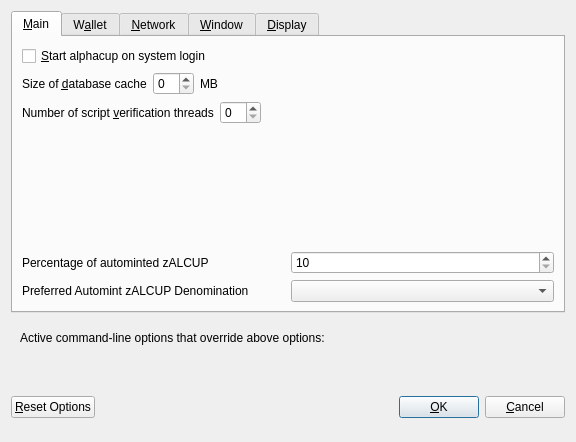
<?xml version="1.0" encoding="UTF-8"?>
<ui version="4.0">
 <class>OptionsDialog</class>
 <widget class="QDialog" name="OptionsDialog">
  <property name="geometry">
   <rect>
    <x>0</x>
    <y>0</y>
    <width>576</width>
    <height>442</height>
   </rect>
  </property>
  <property name="windowTitle">
   <string>Options</string>
  </property>
  <property name="modal">
   <bool>true</bool>
  </property>
  <layout class="QVBoxLayout" name="verticalLayout">
   <item>
    <widget class="QTabWidget" name="tabWidget">
     <property name="currentIndex">
      <number>0</number>
     </property>
     <widget class="QWidget" name="tabMain">
      <attribute name="title">
       <string>&amp;Main</string>
      </attribute>
      <layout class="QVBoxLayout" name="verticalLayout_Main">
       <item>
        <widget class="QCheckBox" name="bitcoinAtStartup">
         <property name="toolTip">
          <string>Automatically start alphacup after logging in to the system.</string>
         </property>
         <property name="text">
          <string>&amp;Start alphacup on system login</string>
         </property>
        </widget>
       </item>
       <item>
        <layout class="QHBoxLayout" name="horizontalLayout_2_Main">
         <item>
          <widget class="QLabel" name="databaseCacheLabel">
           <property name="text">
            <string>Size of &amp;database cache</string>
           </property>
           <property name="textFormat">
            <enum>Qt::PlainText</enum>
           </property>
           <property name="buddy">
            <cstring>databaseCache</cstring>
           </property>
          </widget>
         </item>
         <item>
          <widget class="QSpinBox" name="databaseCache"/>
         </item>
         <item>
          <widget class="QLabel" name="databaseCacheUnitLabel">
           <property name="text">
            <string>MB</string>
           </property>
           <property name="textFormat">
            <enum>Qt::PlainText</enum>
           </property>
          </widget>
         </item>
         <item>
          <spacer name="horizontalSpacer_2_Main">
           <property name="orientation">
            <enum>Qt::Horizontal</enum>
           </property>
           <property name="sizeHint" stdset="0">
            <size>
             <width>40</width>
             <height>20</height>
            </size>
           </property>
          </spacer>
         </item>
        </layout>
       </item>
       <item>
        <layout class="QHBoxLayout" name="horizontalLayout_3_Main">
         <item>
          <widget class="QLabel" name="threadsScriptVerifLabel">
           <property name="text">
            <string>Number of script &amp;verification threads</string>
           </property>
           <property name="textFormat">
            <enum>Qt::PlainText</enum>
           </property>
           <property name="buddy">
            <cstring>threadsScriptVerif</cstring>
           </property>
          </widget>
         </item>
         <item>
          <widget class="QSpinBox" name="threadsScriptVerif">
           <property name="toolTip">
            <string>(0 = auto, &lt;0 = leave that many cores free)</string>
           </property>
          </widget>
         </item>
         <item>
          <spacer name="horizontalSpacer_3_Main">
           <property name="orientation">
            <enum>Qt::Horizontal</enum>
           </property>
           <property name="sizeHint" stdset="0">
            <size>
             <width>40</width>
             <height>20</height>
            </size>
           </property>
          </spacer>
         </item>
        </layout>
       </item>
       <item>
        <spacer name="verticalSpacer_2">
         <property name="orientation">
          <enum>Qt::Vertical</enum>
         </property>
         <property name="sizeHint" stdset="0">
          <size>
           <width>20</width>
           <height>40</height>
          </size>
         </property>
        </spacer>
       </item>
       <item>
        <layout class="QHBoxLayout" name="horizontalLayout_3">
         <item>
          <widget class="QLabel" name="percentage_label">
           <property name="toolTip">
            <string>Percentage of incoming ALCUP which get automatically converted to zALCUP via Zerocoin Protocol (min: 10%)</string>
           </property>
           <property name="text">
            <string>Percentage of autominted zALCUP</string>
           </property>
          </widget>
         </item>
         <item>
          <widget class="QSpinBox" name="zeromintPercentage">
           <property name="minimum">
            <number>10</number>
           </property>
           <property name="maximum">
            <number>100</number>
           </property>
          </widget>
         </item>
        </layout>
       </item>
       <item>
        <layout class="QHBoxLayout" name="horizontalLayout" stretch="0,0">
         <property name="sizeConstraint">
          <enum>QLayout::SetFixedSize</enum>
         </property>
         <item>
          <widget class="QLabel" name="labelPreferredDenom">
           <property name="maximumSize">
            <size>
             <width>16777215</width>
             <height>16777215</height>
            </size>
           </property>
           <property name="toolTip">
            <string>Wait with automatic conversion to Zerocoin until enough ALCUP for this denomination is available</string>
           </property>
           <property name="text">
            <string>Preferred Automint zALCUP Denomination</string>
           </property>
          </widget>
         </item>
         <item>
          <widget class="QComboBox" name="preferredDenom">
           <property name="maximumSize">
            <size>
             <width>16777215</width>
             <height>27</height>
            </size>
           </property>
           <property name="toolTip">
            <string>Wait with automatic conversion to Zerocoin until enough ALCUP for this denomination is available</string>
           </property>
           <property name="maxVisibleItems">
            <number>9</number>
           </property>
           <property name="maxCount">
            <number>9</number>
           </property>
          </widget>
         </item>
        </layout>
       </item>
      </layout>
     </widget>
     <widget class="QWidget" name="tabWallet">
      <attribute name="title">
       <string>W&amp;allet</string>
      </attribute>
      <layout class="QVBoxLayout" name="verticalLayout_Wallet">
       <item>
        <widget class="QGroupBox" name="groupBox">
         <property name="title">
          <string>Expert</string>
         </property>
         <layout class="QVBoxLayout" name="verticalLayout_2">
          <item>
           <widget class="QCheckBox" name="coinControlFeatures">
            <property name="toolTip">
             <string>Whether to show coin control features or not.</string>
            </property>
            <property name="text">
             <string>Enable coin &amp;control features</string>
            </property>
           </widget>
          </item>
          <item>
           <widget class="QCheckBox" name="showMasternodesTab">
            <property name="toolTip">
             <string>Show additional tab listing all your masternodes in first sub-tab&lt;br/&gt;and all masternodes on the network in second sub-tab.</string>
            </property>
            <property name="text">
             <string>Show Masternodes Tab</string>
            </property>
           </widget>
          </item>
          <item>
           <widget class="QCheckBox" name="spendZeroConfChange">
            <property name="toolTip">
             <string>If you disable the spending of unconfirmed change, the change from a transaction&lt;br/&gt;cannot be used until that transaction has at least one confirmation.&lt;br/&gt;This also affects how your balance is computed.</string>
            </property>
            <property name="text">
             <string>&amp;Spend unconfirmed change</string>
            </property>
           </widget>
          </item>
         </layout>
        </widget>
       </item>
       <item>
        <spacer name="verticalSpacer_Wallet">
         <property name="orientation">
          <enum>Qt::Vertical</enum>
         </property>
         <property name="sizeHint" stdset="0">
          <size>
           <width>20</width>
           <height>40</height>
          </size>
         </property>
        </spacer>
       </item>
      </layout>
     </widget>
     <widget class="QWidget" name="tabNetwork">
      <attribute name="title">
       <string>&amp;Network</string>
      </attribute>
      <layout class="QVBoxLayout" name="verticalLayout_Network">
       <item>
        <widget class="QCheckBox" name="mapPortUpnp">
         <property name="toolTip">
          <string>Automatically open the alphacup client port on the router. This only works when your router supports UPnP and it is enabled.</string>
         </property>
         <property name="text">
          <string>Map port using &amp;UPnP</string>
         </property>
        </widget>
       </item>
       <item>
        <widget class="QCheckBox" name="allowIncoming">
         <property name="toolTip">
          <string>Accept connections from outside</string>
         </property>
         <property name="text">
          <string>Allow incoming connections</string>
         </property>
        </widget>
       </item>
       <item>
        <widget class="QCheckBox" name="connectSocks">
         <property name="toolTip">
          <string>Connect to the alphacup network through a SOCKS5 proxy.</string>
         </property>
         <property name="text">
          <string>&amp;Connect through SOCKS5 proxy (default proxy):</string>
         </property>
        </widget>
       </item>
       <item>
        <layout class="QHBoxLayout" name="horizontalLayout_1_Network">
         <item>
          <widget class="QLabel" name="proxyIpLabel">
           <property name="text">
            <string>Proxy &amp;IP:</string>
           </property>
           <property name="textFormat">
            <enum>Qt::PlainText</enum>
           </property>
           <property name="buddy">
            <cstring>proxyIp</cstring>
           </property>
          </widget>
         </item>
         <item>
          <widget class="QValidatedLineEdit" name="proxyIp">
           <property name="minimumSize">
            <size>
             <width>140</width>
             <height>0</height>
            </size>
           </property>
           <property name="maximumSize">
            <size>
             <width>140</width>
             <height>16777215</height>
            </size>
           </property>
           <property name="toolTip">
            <string>IP address of the proxy (e.g. IPv4: 127.0.0.1 / IPv6: ::1)</string>
           </property>
          </widget>
         </item>
         <item>
          <widget class="QLabel" name="proxyPortLabel">
           <property name="text">
            <string>&amp;Port:</string>
           </property>
           <property name="textFormat">
            <enum>Qt::PlainText</enum>
           </property>
           <property name="buddy">
            <cstring>proxyPort</cstring>
           </property>
          </widget>
         </item>
         <item>
          <widget class="QLineEdit" name="proxyPort">
           <property name="minimumSize">
            <size>
             <width>55</width>
             <height>0</height>
            </size>
           </property>
           <property name="maximumSize">
            <size>
             <width>55</width>
             <height>16777215</height>
            </size>
           </property>
           <property name="toolTip">
            <string>Port of the proxy (e.g. 9050)</string>
           </property>
          </widget>
         </item>
         <item>
          <spacer name="horizontalSpacer_1_Network">
           <property name="orientation">
            <enum>Qt::Horizontal</enum>
           </property>
           <property name="sizeHint" stdset="0">
            <size>
             <width>40</width>
             <height>20</height>
            </size>
           </property>
          </spacer>
         </item>
        </layout>
       </item>
       <item>
        <spacer name="verticalSpacer_Network">
         <property name="orientation">
          <enum>Qt::Vertical</enum>
         </property>
         <property name="sizeHint" stdset="0">
          <size>
           <width>20</width>
           <height>40</height>
          </size>
         </property>
        </spacer>
       </item>
      </layout>
     </widget>
     <widget class="QWidget" name="tabWindow">
      <attribute name="title">
       <string>&amp;Window</string>
      </attribute>
      <layout class="QVBoxLayout" name="verticalLayout_Window">
       <item>
        <widget class="QCheckBox" name="minimizeToTray">
         <property name="toolTip">
          <string>Show only a tray icon after minimizing the window.</string>
         </property>
         <property name="text">
          <string>&amp;Minimize to the tray instead of the taskbar</string>
         </property>
        </widget>
       </item>
       <item>
        <widget class="QCheckBox" name="minimizeOnClose">
         <property name="toolTip">
          <string>Minimize instead of exit the application when the window is closed. When this option is enabled, the application will be closed only after selecting Quit in the menu.</string>
         </property>
         <property name="text">
          <string>M&amp;inimize on close</string>
         </property>
        </widget>
       </item>
       <item>
        <spacer name="verticalSpacer_Window">
         <property name="orientation">
          <enum>Qt::Vertical</enum>
         </property>
         <property name="sizeHint" stdset="0">
          <size>
           <width>20</width>
           <height>40</height>
          </size>
         </property>
        </spacer>
       </item>
      </layout>
     </widget>
     <widget class="QWidget" name="tabDisplay">
      <attribute name="title">
       <string>&amp;Display</string>
      </attribute>
      <layout class="QVBoxLayout" name="verticalLayout_Display">
       <item>
        <layout class="QHBoxLayout" name="horizontalLayout_1_Display">
         <item>
          <widget class="QLabel" name="langLabel">
           <property name="text">
            <string>User Interface &amp;language:</string>
           </property>
           <property name="textFormat">
            <enum>Qt::PlainText</enum>
           </property>
           <property name="buddy">
            <cstring>lang</cstring>
           </property>
          </widget>
         </item>
         <item>
          <widget class="QValueComboBox" name="lang">
           <property name="toolTip">
            <string>The user interface language can be set here. This setting will take effect after restarting alphacup.</string>
           </property>
          </widget>
         </item>
        </layout>
       </item>
       <item>
        <widget class="QLabel" name="label_3">
         <property name="toolTip">
          <string notr="true"/>
         </property>
         <property name="statusTip">
          <string notr="true"/>
         </property>
         <property name="whatsThis">
          <string notr="true"/>
         </property>
         <property name="accessibleName">
          <string notr="true"/>
         </property>
         <property name="text">
          <string>Language missing or translation incomplete? Help contributing translations here:
https://www.transifex.com/alphacup-project/alphacup-project-translations</string>
         </property>
         <property name="wordWrap">
          <bool>true</bool>
         </property>
         <property name="openExternalLinks">
          <bool>true</bool>
         </property>
         <property name="textInteractionFlags">
          <set>Qt::TextBrowserInteraction</set>
         </property>
        </widget>
       </item>
       <item>
        <layout class="QHBoxLayout" name="horizontalLayout_4_Display" stretch="0,0">
         <item>
          <widget class="QLabel" name="themeLabel">
           <property name="text">
            <string>User Interface Theme:</string>
           </property>
          </widget>
         </item>
         <item>
          <widget class="QValueComboBox" name="theme"/>
         </item>
        </layout>
       </item>
       <item>
        <widget class="Line" name="line">
         <property name="orientation">
          <enum>Qt::Horizontal</enum>
         </property>
        </widget>
       </item>
       <item>
        <layout class="QHBoxLayout" name="horizontalLayout_2_Display">
         <item>
          <widget class="QLabel" name="unitLabel">
           <property name="text">
            <string>&amp;Unit to show amounts in:</string>
           </property>
           <property name="textFormat">
            <enum>Qt::PlainText</enum>
           </property>
           <property name="buddy">
            <cstring>unit</cstring>
           </property>
          </widget>
         </item>
         <item>
          <widget class="QValueComboBox" name="unit">
           <property name="toolTip">
            <string>Choose the default subdivision unit to show in the interface and when sending coins.</string>
           </property>
          </widget>
         </item>
        </layout>
       </item>
       <item>
        <layout class="QHBoxLayout" name="horizontalLayout_5_Display">
         <item>
          <widget class="QLabel" name="digitsLabel">
           <property name="text">
            <string>Decimal digits</string>
           </property>
          </widget>
         </item>
         <item>
          <widget class="QValueComboBox" name="digits"/>
         </item>
        </layout>
       </item>
       <item>
        <layout class="QHBoxLayout" name="horizontalLayout_3_Display">
         <item>
          <widget class="QLabel" name="thirdPartyTxUrlsLabel">
           <property name="toolTip">
            <string>Third party URLs (e.g. a block explorer) that appear in the transactions tab as context menu items. %s in the URL is replaced by transaction hash. Multiple URLs are separated by vertical bar |.</string>
           </property>
           <property name="text">
            <string>Third party transaction URLs</string>
           </property>
           <property name="buddy">
            <cstring>thirdPartyTxUrls</cstring>
           </property>
          </widget>
         </item>
         <item>
          <widget class="QLineEdit" name="thirdPartyTxUrls">
           <property name="toolTip">
            <string>Third party URLs (e.g. a block explorer) that appear in the transactions tab as context menu items. %s in the URL is replaced by transaction hash. Multiple URLs are separated by vertical bar |.</string>
           </property>
          </widget>
         </item>
        </layout>
       </item>
       <item>
        <spacer name="verticalSpacer">
         <property name="orientation">
          <enum>Qt::Vertical</enum>
         </property>
         <property name="sizeHint" stdset="0">
          <size>
           <width>20</width>
           <height>40</height>
          </size>
         </property>
        </spacer>
       </item>
      </layout>
     </widget>
    </widget>
   </item>
   <item>
    <widget class="QFrame" name="frame">
     <layout class="QVBoxLayout" name="verticalLayout_Bottom">
      <item>
       <layout class="QHBoxLayout" name="horizontalLayout_Bottom">
        <item>
         <widget class="QLabel" name="overriddenByCommandLineInfoLabel">
          <property name="text">
           <string>Active command-line options that override above options:</string>
          </property>
          <property name="textFormat">
           <enum>Qt::PlainText</enum>
          </property>
         </widget>
        </item>
        <item>
         <spacer name="horizontalSpacer_Bottom">
          <property name="orientation">
           <enum>Qt::Horizontal</enum>
          </property>
          <property name="sizeHint" stdset="0">
           <size>
            <width>40</width>
            <height>20</height>
           </size>
          </property>
         </spacer>
        </item>
       </layout>
      </item>
      <item>
       <widget class="QLabel" name="overriddenByCommandLineLabel">
        <property name="text">
         <string/>
        </property>
        <property name="textFormat">
         <enum>Qt::PlainText</enum>
        </property>
        <property name="wordWrap">
         <bool>true</bool>
        </property>
       </widget>
      </item>
     </layout>
    </widget>
   </item>
   <item>
    <layout class="QHBoxLayout" name="horizontalLayout_Buttons">
     <item>
      <widget class="QPushButton" name="resetButton">
       <property name="toolTip">
        <string>Reset all client options to default.</string>
       </property>
       <property name="text">
        <string>&amp;Reset Options</string>
       </property>
       <property name="autoDefault">
        <bool>false</bool>
       </property>
      </widget>
     </item>
     <item>
      <spacer name="horizontalSpacer_1">
       <property name="orientation">
        <enum>Qt::Horizontal</enum>
       </property>
       <property name="sizeHint" stdset="0">
        <size>
         <width>40</width>
         <height>48</height>
        </size>
       </property>
      </spacer>
     </item>
     <item>
      <widget class="QLabel" name="statusLabel">
       <property name="minimumSize">
        <size>
         <width>200</width>
         <height>0</height>
        </size>
       </property>
       <property name="font">
        <font>
         <weight>75</weight>
         <bold>true</bold>
        </font>
       </property>
       <property name="text">
        <string/>
       </property>
       <property name="textFormat">
        <enum>Qt::PlainText</enum>
       </property>
       <property name="wordWrap">
        <bool>true</bool>
       </property>
      </widget>
     </item>
     <item>
      <spacer name="horizontalSpacer_2">
       <property name="orientation">
        <enum>Qt::Horizontal</enum>
       </property>
       <property name="sizeHint" stdset="0">
        <size>
         <width>40</width>
         <height>48</height>
        </size>
       </property>
      </spacer>
     </item>
     <item>
      <widget class="QPushButton" name="okButton">
       <property name="text">
        <string>&amp;OK</string>
       </property>
       <property name="autoDefault">
        <bool>false</bool>
       </property>
       <property name="default">
        <bool>true</bool>
       </property>
      </widget>
     </item>
     <item>
      <widget class="QPushButton" name="cancelButton">
       <property name="text">
        <string>&amp;Cancel</string>
       </property>
       <property name="autoDefault">
        <bool>false</bool>
       </property>
      </widget>
     </item>
    </layout>
   </item>
  </layout>
 </widget>
 <customwidgets>
  <customwidget>
   <class>QValidatedLineEdit</class>
   <extends>QLineEdit</extends>
   <header>qvalidatedlineedit.h</header>
  </customwidget>
  <customwidget>
   <class>QValueComboBox</class>
   <extends>QComboBox</extends>
   <header>qvaluecombobox.h</header>
  </customwidget>
 </customwidgets>
 <resources/>
 <connections/>
</ui>
